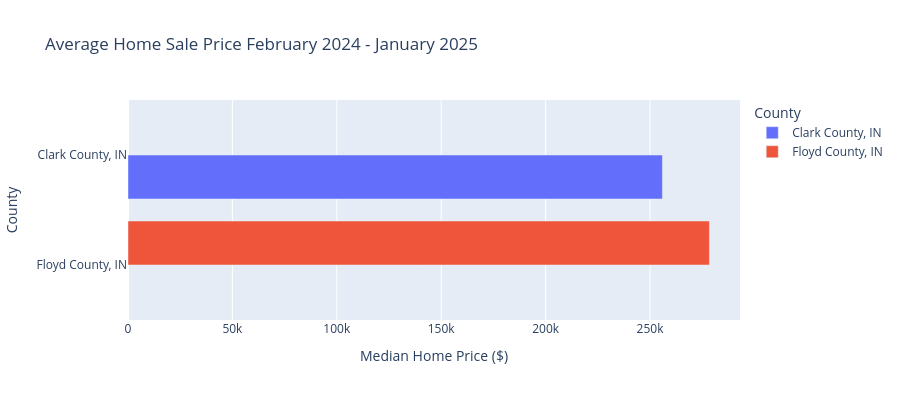

Notebook cell for this chart:
### Code cell
# Create a bar graph to display average home sale prices
fig = px.bar(average_saleprice, x='Median Sale Price', y='Region', color='Region', barmode='group',
             title='Average Home Sale Price February 2024 - January 2025',
             labels={'Median Sale Price': 'Median Home Price ($)', 'Region': 'County'},
             height=400)

fig.show()

### Figure 1 — Plotly figure (JSON) as saved in the notebook; plotly's stock layout.template omitted (floating-point values rounded to 4 significant figures)
{"data": [{"alignmentgroup": "True", "hovertemplate": "County=%{y}<br>Median Home Price ($)=%{x}<extra></extra>", "legendgroup": "Clark County, IN", "marker": {"color": "#636efa", "pattern": {"shape": ""}}, "name": "Clark County, IN", "offsetgroup": "Clark County, IN", "orientation": "h", "showlegend": true, "textposition": "auto", "type": "bar", "x": [255900.0], "xaxis": "x", "y": ["Clark County, IN"], "yaxis": "y"}, {"alignmentgroup": "True", "hovertemplate": "County=%{y}<br>Median Home Price ($)=%{x}<extra></extra>", "legendgroup": "Floyd County, IN", "marker": {"color": "#EF553B", "pattern": {"shape": ""}}, "name": "Floyd County, IN", "offsetgroup": "Floyd County, IN", "orientation": "h", "showlegend": true, "textposition": "auto", "type": "bar", "x": [278400.0], "xaxis": "x", "y": ["Floyd County, IN"], "yaxis": "y"}], "layout": {"barmode": "group", "height": 400, "legend": {"title": {"text": "County"}, "tracegroupgap": 0}, "title": {"text": "Average Home Sale Price February 2024 - January 2025"}, "xaxis": {"anchor": "y", "domain": [0, 1], "title": {"text": "Median Home Price ($)"}}, "yaxis": {"anchor": "x", "categoryarray": ["Floyd County, IN", "Clark County, IN"], "categoryorder": "array", "domain": [0, 1], "title": {"text": "County"}}}}
